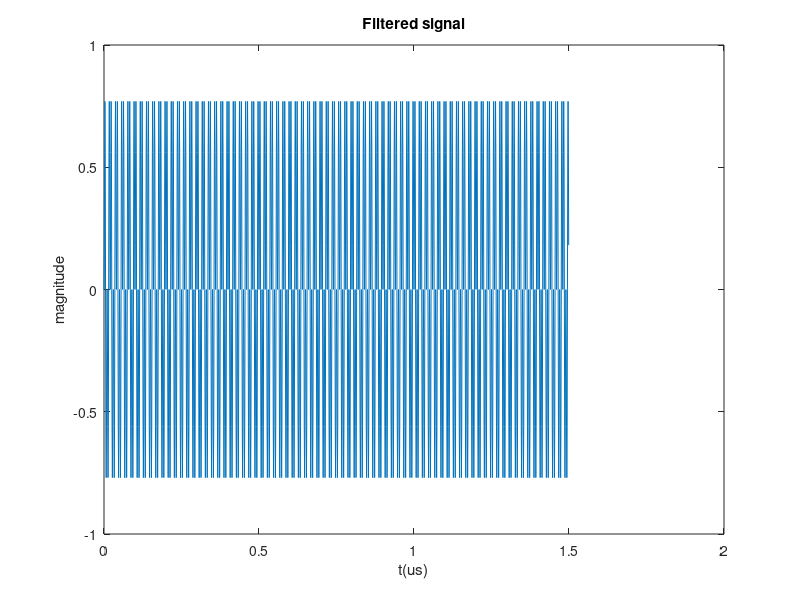
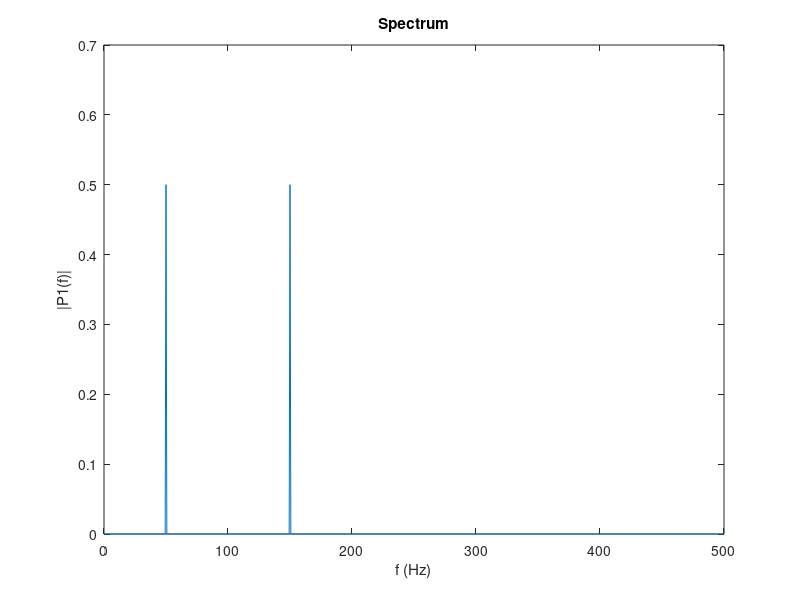

Recreate these plots in MATLAB, in order.
clear all;
clc;
close all;

fs = 1e3;              % Sampling frequency
T = 1/fs;               % Sampling period
len = 1500;   % Length of signal
f1 = 50; % RF frec
f2 = 100;   % OL frec
t = (0:len-1)*T;        % Time vector

f = fs*(0:((len-1)/2))/len; % Frec vector
signal = 1.0*sin(2*pi*f1*t);
ol = sin(2*pi*f2*t);
signal = signal.*ol;

spectrum = fft(signal);
P2 = abs(spectrum/len);
P1 = P2(1:(len-1)/2+1);
P1(2:end-1) = 2*P1(2:end-1);

figure()
plot(t,signal)
title('Filtered signal')
xlabel('t(us)')
ylabel('magnitude')

figure()
plot(f,P1) 
title('Spectrum')
xlabel('f (Hz)')
ylabel('|P1(f)|')
